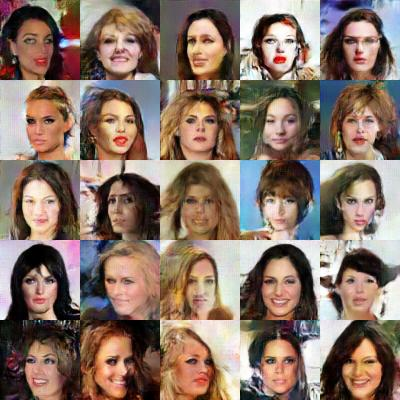
#> input picture sample.jpg, 400 x 400 px
$ python convert_image.py sample.jpg   (older library calls are emulated)
#> lines starting #> are read from the running program, lines starting #| are printed output that depends on the picture
import numpy as np
import scipy.misc
import sys


def center_crop(data, desired_shape):
    start_crop = (np.array(data.shape[:2]) - desired_shape[:2])//2
    return data[start_crop[0]:start_crop[0]+desired_shape[0],
                start_crop[1]:start_crop[1]+desired_shape[1]]


def main():
    output_size = [80, 80, 3]
    image_path = sys.argv[1]
    image_name = image_path.split('/')[-1].split('.')[0]
    original_image = scipy.misc.imread(image_path)
#> original_image is the input picture: shape (400, 400, 3); mean R, G, B 136, 114.7, 102.9
    smaller_dim = min(original_image.shape[0], original_image.shape[1])
#> smaller_dim = 400
    cropped_image = center_crop(original_image, (smaller_dim, smaller_dim, original_image[2]))
#> in center_crop, `start_crop = (np.array(data.shape[:2]) - desired_shape[:2])//2`: start_crop = [0, 0]
    resized_image = scipy.misc.imresize(cropped_image, output_size)
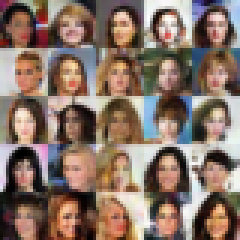
#> resized_image: shape (80, 80, 3) (shown 3 times larger); mean R, G, B 136, 114.7, 102.9
    scipy.misc.imsave(image_name + '_small.jpg', resized_image)


if __name__ == "__main__":
    main()
